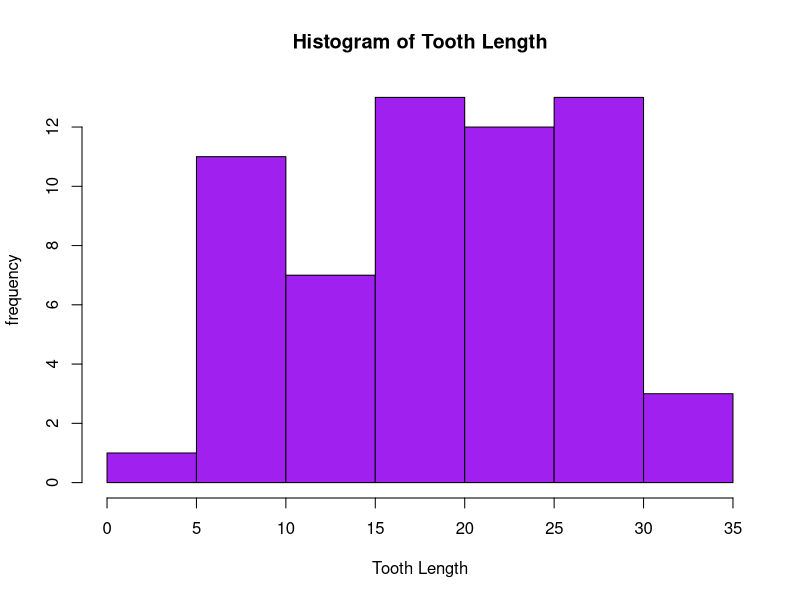
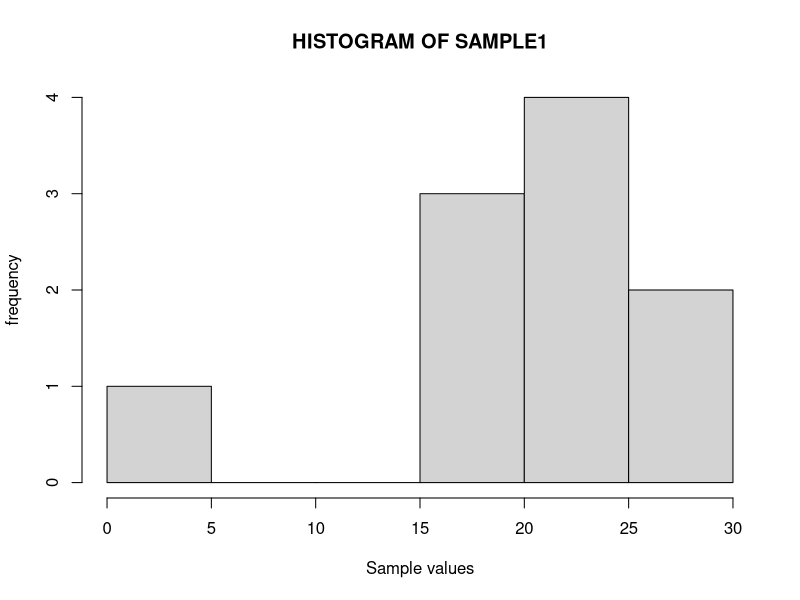
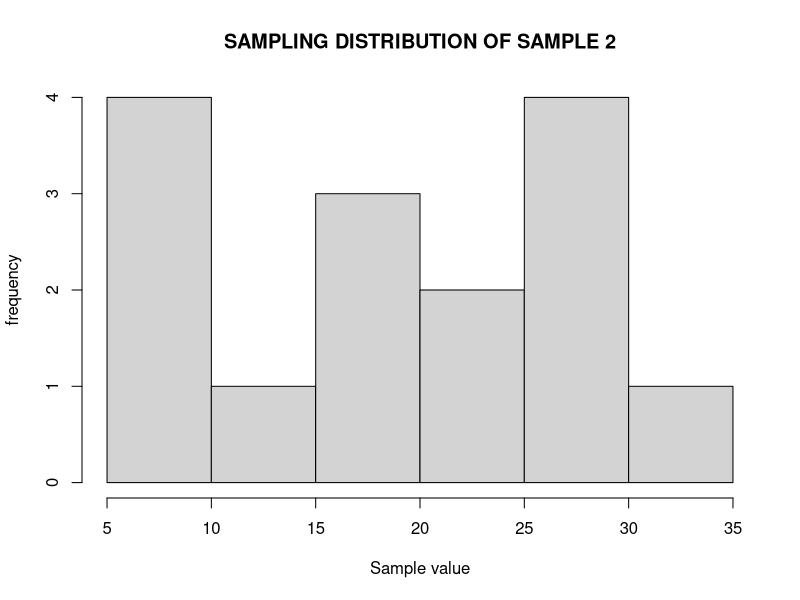
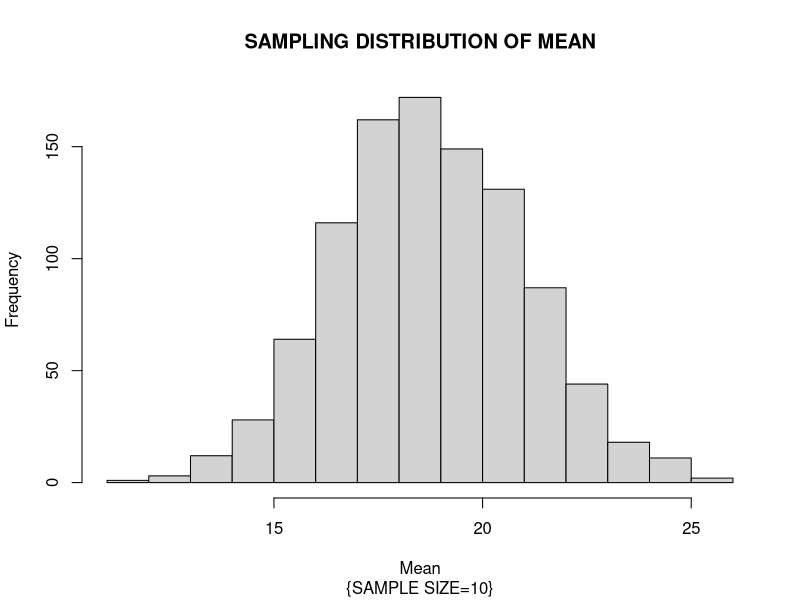
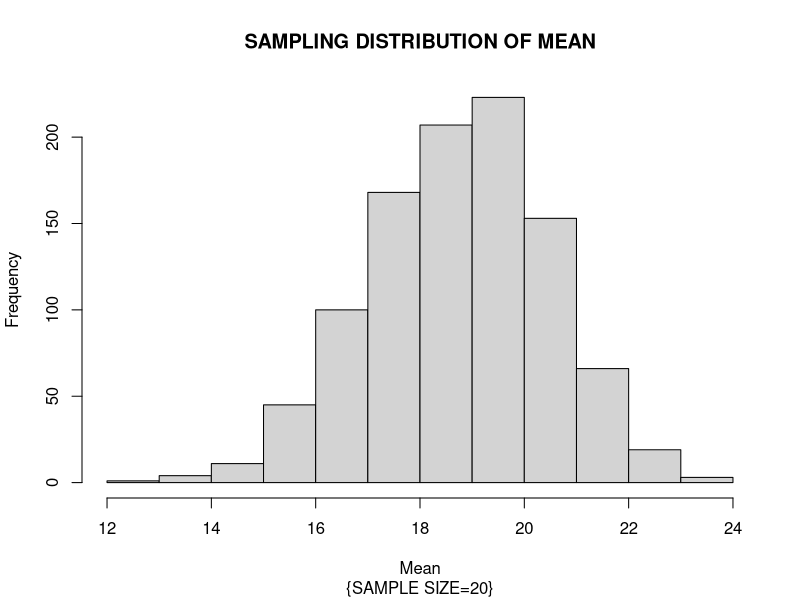
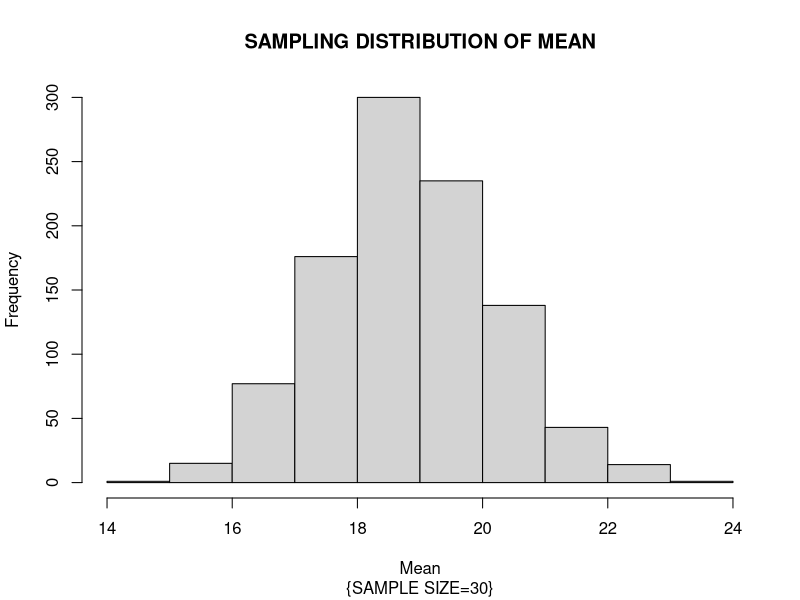
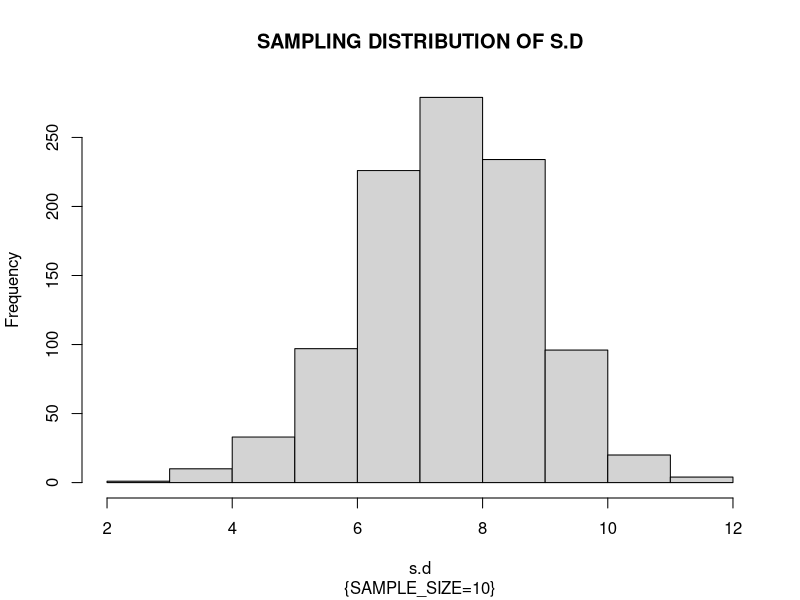
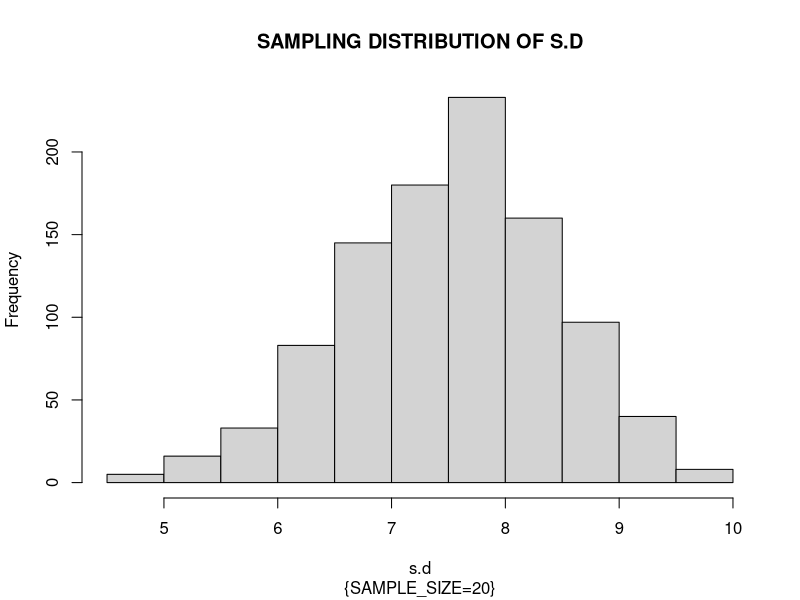

Generate these figures, in order, with R:
## ---- chunk 1
knitr::opts_chunk$set(echo = TRUE)
## ---- chunk 2
#the basic
#ctrl+enter to run the chunk
#c stands fr concatenate
a=c(3,5)

## ---- chunk 3
#dataset
ToothGrowth


## ---- chunk 4
dim(ToothGrowth)
## ---- chunk 5
head(ToothGrowth) #to print first six observation
## ---- chunk 6
tail(ToothGrowth) # get last six observations
## ---- chunk 7
head(ToothGrowth)
tail(ToothGrowth)
## ---- chunk 8
summary(ToothGrowth)
## ---- chunk 9
# To find the distribution of length
hist(ToothGrowth$len,xlab = "Tooth Length",ylab = "frequency", main = "Histogram of Tooth Length", col="purple")
## ---- chunk 10
#finding standard deviation
sd(ToothGrowth$len)
## ---- chunk 11
population = ToothGrowth$len
population 
## ---- chunk 12
samplesize1=10
#Choosing a sample of size 10 from the population using simple random sampling with replacement technique
s1=sample(population , samplesize1, replace = TRUE)
s1
## ---- chunk 13
mean(s1)

## ---- chunk 14
sd(s1)
## ---- chunk 15
print(sd(s1)/sqrt(samplesize1)) #gets standard error
## ---- chunk 16
hist(s1,xlab="Sample values",ylab="frequency",main="HISTOGRAM OF SAMPLE1")
## ---- chunk 17
#choosing 15 observations in the sample
samplesize2=15
#sample
#Choosing a sample of size 15 from the population using simple random sampling with replacement technique
s2=sample(population , samplesize2, replace = TRUE) 
s2
## ---- chunk 18
mean(s2) #to get mean
sd(s2)
## ---- chunk 19
print(sd(s2)/sqrt(samplesize2)) #gets standard error
## ---- chunk 20
#Find the sampling distribution of sample 2
hist(s2, xlab="Sample value", ylab= "frequency", main="SAMPLING DISTRIBUTION OF SAMPLE 2")
## ---- chunk 21
#replicate() function in R is used to evaluate an expression N number of times repeatedly.
#Here it is replicated 1000 times.
samp_dist1=replicate(1000,mean(sample(ToothGrowth$len,10,replace=TRUE)))
head(samp_dist1)
## ---- chunk 22
#Finding sampling distribution using histogram
hist(samp_dist1, xlab="Mean", ylab= "Frequency", main="SAMPLING DISTRIBUTION OF MEAN",sub="{SAMPLE SIZE=10}")
## ---- chunk 23
#VARIANCE
var(samp_dist1)
#STANDARD ERROR
sd(samp_dist1)
## ---- chunk 24
samp_dist2=replicate(1000,mean(sample(ToothGrowth$len,20,replace=TRUE)))
head(samp_dist2)

## ---- chunk 25
#Finding sampling distribution using histogram
hist(samp_dist2, xlab="Mean", ylab= "Frequency", main="SAMPLING DISTRIBUTION OF MEAN",sub="{SAMPLE SIZE=20}")

## ---- chunk 26
#VARIANCE
var(samp_dist2)
#STANDARD ERROR
sd(samp_dist2)
## ---- chunk 27
samp_dist3=replicate(1000,mean(sample(ToothGrowth$len,30,replace=TRUE)))
head(samp_dist3)
## ---- chunk 28
#Finding sampling distribution using histogram
hist(samp_dist3, xlab="Mean", ylab= "Frequency", main="SAMPLING DISTRIBUTION OF MEAN",sub="{SAMPLE SIZE=30}")
## ---- chunk 29
#VARIANCE
var(samp_dist3)
#STANDARD ERROR
sd(samp_dist3)
## ---- chunk 30
samp_dist_sd1=replicate(1000,sd(sample(ToothGrowth$len,10,replace=TRUE)))
head(samp_dist_sd1)
## ---- chunk 31
#histogram of samp_dist
hist(samp_dist_sd1,xlab="s.d",ylab="Frequency",main="SAMPLING DISTRIBUTION OF S.D",sub="{SAMPLE_SIZE=10}")
## ---- chunk 32
#VARIANCE
var(samp_dist_sd1)
#STANDARD ERROR
sd(samp_dist_sd1)
## ---- chunk 33
samp_dist_sd2=replicate(1000,sd(sample(ToothGrowth$len,20,replace=TRUE)))
head(samp_dist_sd2)
## ---- chunk 34
#histogram of samp_dist
hist(samp_dist_sd2,xlab="s.d",ylab="Frequency",main="SAMPLING DISTRIBUTION OF S.D",sub="{SAMPLE_SIZE=20}")
## ---- chunk 35
#VARIANCE
var(samp_dist_sd2)
#STANDARD ERROR
sd(samp_dist_sd2)
## ---- chunk 36
samp_dist_sd3=replicate(1000,sd(sample(ToothGrowth$len,30,replace=TRUE)))
head(samp_dist_sd3)
## ---- chunk 37
#histogram of samp_dist
hist(samp_dist_sd3,xlab="s.d",ylab="Frequency",main="SAMPLING DISTRIBUTION OF S.D",sub="{SAMPLE_SIZE=30}")
## ---- chunk 38
#VARIANCE
var(samp_dist_sd3)
#STANDARD ERROR
sd(samp_dist_sd3)
